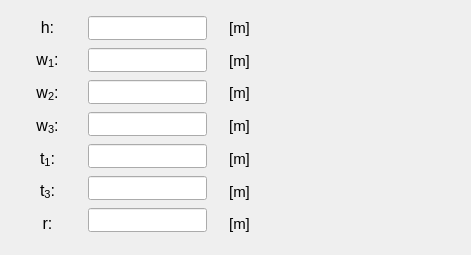
    <widget class="QWidget" name="tab_C_section">
     <attribute name="title">
      <string>C-section</string>
     </attribute>
     <widget class="QLabel" name="label_5">
      <property name="geometry">
       <rect>
        <x>298</x>
        <y>6</y>
        <width>149</width>
        <height>199</height>
       </rect>
      </property>
      <property name="text">
       <string/>
      </property>
      <property name="pixmap">
       <pixmap>../../../../../../../Users/Jacson_Corsair/Desktop/C_profile2.PNG</pixmap>
      </property>
      <property name="scaledContents">
       <bool>true</bool>
      </property>
     </widget>
     <widget class="QWidget" name="verticalLayoutWidget_31">
      <property name="geometry">
       <rect>
        <x>16</x>
        <y>14</y>
        <width>63</width>
        <height>223</height>
       </rect>
      </property>
      <layout class="QVBoxLayout" name="verticalLayout_31">
       <item>
        <widget class="QLabel" name="label_67">
         <property name="text">
          <string>&lt;html&gt;&lt;head/&gt;&lt;body&gt;&lt;p align=&quot;center&quot;&gt;&lt;span style=&quot; font-size:12pt;&quot;&gt;h:&lt;/span&gt;&lt;/p&gt;&lt;/body&gt;&lt;/html&gt;</string>
         </property>
         <property name="alignment">
          <set>Qt::AlignCenter</set>
         </property>
        </widget>
       </item>
       <item>
        <widget class="QLabel" name="label_68">
         <property name="text">
          <string>&lt;html&gt;&lt;head/&gt;&lt;body&gt;&lt;p align=&quot;center&quot;&gt;&lt;span style=&quot; font-size:12pt;&quot;&gt;w&lt;/span&gt;&lt;span style=&quot; font-size:12pt; vertical-align:sub;&quot;&gt;1&lt;/span&gt;&lt;span style=&quot; font-size:12pt;&quot;&gt;:&lt;/span&gt;&lt;/p&gt;&lt;/body&gt;&lt;/html&gt;</string>
         </property>
         <property name="alignment">
          <set>Qt::AlignCenter</set>
         </property>
        </widget>
       </item>
       <item>
        <widget class="QLabel" name="label_69">
         <property name="text">
          <string>&lt;html&gt;&lt;head/&gt;&lt;body&gt;&lt;p align=&quot;center&quot;&gt;&lt;span style=&quot; font-size:12pt;&quot;&gt;w&lt;/span&gt;&lt;span style=&quot; font-size:12pt; vertical-align:sub;&quot;&gt;2&lt;/span&gt;&lt;span style=&quot; font-size:12pt;&quot;&gt;:&lt;/span&gt;&lt;/p&gt;&lt;/body&gt;&lt;/html&gt;</string>
         </property>
         <property name="alignment">
          <set>Qt::AlignCenter</set>
         </property>
        </widget>
       </item>
       <item>
        <widget class="QLabel" name="label_70">
         <property name="text">
          <string>&lt;html&gt;&lt;head/&gt;&lt;body&gt;&lt;p align=&quot;center&quot;&gt;&lt;span style=&quot; font-size:12pt;&quot;&gt;w&lt;/span&gt;&lt;span style=&quot; font-size:12pt; vertical-align:sub;&quot;&gt;3&lt;/span&gt;&lt;span style=&quot; font-size:12pt;&quot;&gt;:&lt;/span&gt;&lt;/p&gt;&lt;/body&gt;&lt;/html&gt;</string>
         </property>
         <property name="alignment">
          <set>Qt::AlignCenter</set>
         </property>
        </widget>
       </item>
       <item>
        <widget class="QLabel" name="label_71">
         <property name="text">
          <string>&lt;html&gt;&lt;head/&gt;&lt;body&gt;&lt;p align=&quot;center&quot;&gt;&lt;span style=&quot; font-size:12pt;&quot;&gt;t&lt;/span&gt;&lt;span style=&quot; font-size:12pt; vertical-align:sub;&quot;&gt;1&lt;/span&gt;&lt;span style=&quot; font-size:12pt;&quot;&gt;:&lt;/span&gt;&lt;/p&gt;&lt;/body&gt;&lt;/html&gt;</string>
         </property>
         <property name="alignment">
          <set>Qt::AlignCenter</set>
         </property>
        </widget>
       </item>
       <item>
        <widget class="QLabel" name="label_73">
         <property name="text">
          <string>&lt;html&gt;&lt;head/&gt;&lt;body&gt;&lt;p align=&quot;center&quot;&gt;&lt;span style=&quot; font-size:12pt;&quot;&gt;t&lt;/span&gt;&lt;span style=&quot; font-size:12pt; vertical-align:sub;&quot;&gt;3&lt;/span&gt;&lt;span style=&quot; font-size:12pt;&quot;&gt;:&lt;/span&gt;&lt;/p&gt;&lt;/body&gt;&lt;/html&gt;</string>
         </property>
         <property name="alignment">
          <set>Qt::AlignCenter</set>
         </property>
        </widget>
       </item>
       <item>
        <widget class="QLabel" name="label_79">
         <property name="text">
          <string>&lt;html&gt;&lt;head/&gt;&lt;body&gt;&lt;p align=&quot;center&quot;&gt;&lt;span style=&quot; font-size:12pt;&quot;&gt;r:&lt;/span&gt;&lt;/p&gt;&lt;/body&gt;&lt;/html&gt;</string>
         </property>
         <property name="alignment">
          <set>Qt::AlignCenter</set>
         </property>
        </widget>
       </item>
      </layout>
     </widget>
     <widget class="QWidget" name="verticalLayoutWidget_32">
      <property name="geometry">
       <rect>
        <x>88</x>
        <y>14</y>
        <width>119</width>
        <height>223</height>
       </rect>
      </property>
      <layout class="QVBoxLayout" name="verticalLayout_32">
       <item>
        <widget class="QLineEdit" name="lineEdit_height_C_section">
         <property name="minimumSize">
          <size>
           <width>0</width>
           <height>24</height>
          </size>
         </property>
         <property name="maximumSize">
          <size>
           <width>16777215</width>
           <height>24</height>
          </size>
         </property>
         <property name="font">
          <font>
           <family>Arial</family>
           <pointsize>11</pointsize>
           <weight>75</weight>
           <italic>true</italic>
           <bold>true</bold>
          </font>
         </property>
         <property name="focusPolicy">
          <enum>Qt::StrongFocus</enum>
         </property>
         <property name="styleSheet">
          <string notr="true">color: rgb(255, 0, 0);</string>
         </property>
         <property name="alignment">
          <set>Qt::AlignCenter</set>
         </property>
        </widget>
       </item>
       <item>
        <widget class="QLineEdit" name="lineEdit_w1_C_section">
         <property name="minimumSize">
          <size>
           <width>0</width>
           <height>24</height>
          </size>
         </property>
         <property name="maximumSize">
          <size>
           <width>16777215</width>
           <height>24</height>
          </size>
         </property>
         <property name="font">
          <font>
           <family>Arial</family>
           <pointsize>11</pointsize>
           <weight>75</weight>
           <italic>true</italic>
           <bold>true</bold>
          </font>
         </property>
         <property name="focusPolicy">
          <enum>Qt::StrongFocus</enum>
         </property>
         <property name="styleSheet">
          <string notr="true">color: rgb(255, 0, 0);</string>
         </property>
         <property name="alignment">
          <set>Qt::AlignCenter</set>
         </property>
        </widget>
       </item>
       <item>
        <widget class="QLineEdit" name="lineEdit_w2_C_section">
         <property name="minimumSize">
          <size>
           <width>0</width>
           <height>24</height>
          </size>
         </property>
         <property name="maximumSize">
          <size>
           <width>16777215</width>
           <height>24</height>
          </size>
         </property>
         <property name="font">
          <font>
           <family>Arial</family>
           <pointsize>11</pointsize>
           <weight>75</weight>
           <italic>true</italic>
           <bold>true</bold>
          </font>
         </property>
         <property name="focusPolicy">
          <enum>Qt::StrongFocus</enum>
         </property>
         <property name="styleSheet">
          <string notr="true">color: rgb(255, 0, 0);</string>
         </property>
         <property name="alignment">
          <set>Qt::AlignCenter</set>
         </property>
        </widget>
       </item>
       <item>
        <widget class="QLineEdit" name="lineEdit_w3_C_section">
         <property name="minimumSize">
          <size>
           <width>0</width>
           <height>24</height>
          </size>
         </property>
         <property name="maximumSize">
          <size>
           <width>16777215</width>
           <height>24</height>
          </size>
         </property>
         <property name="font">
          <font>
           <family>Arial</family>
           <pointsize>11</pointsize>
           <weight>75</weight>
           <italic>true</italic>
           <bold>true</bold>
          </font>
         </property>
         <property name="focusPolicy">
          <enum>Qt::StrongFocus</enum>
         </property>
         <property name="styleSheet">
          <string notr="true">color: rgb(255, 0, 0);</string>
         </property>
         <property name="alignment">
          <set>Qt::AlignCenter</set>
         </property>
        </widget>
       </item>
       <item>
        <widget class="QLineEdit" name="lineEdit_t1_C_section">
         <property name="minimumSize">
          <size>
           <width>0</width>
           <height>24</height>
          </size>
         </property>
         <property name="maximumSize">
          <size>
           <width>16777215</width>
           <height>24</height>
          </size>
         </property>
         <property name="font">
          <font>
           <family>Arial</family>
           <pointsize>11</pointsize>
           <weight>75</weight>
           <italic>true</italic>
           <bold>true</bold>
          </font>
         </property>
         <property name="focusPolicy">
          <enum>Qt::StrongFocus</enum>
         </property>
         <property name="styleSheet">
          <string notr="true">color: rgb(255, 0, 0);</string>
         </property>
         <property name="alignment">
          <set>Qt::AlignCenter</set>
         </property>
        </widget>
       </item>
       <item>
        <widget class="QLineEdit" name="lineEdit_t3_C_section">
         <property name="minimumSize">
          <size>
           <width>0</width>
           <height>24</height>
          </size>
         </property>
         <property name="maximumSize">
          <size>
           <width>16777215</width>
           <height>24</height>
          </size>
         </property>
         <property name="font">
          <font>
           <family>Arial</family>
           <pointsize>11</pointsize>
           <weight>75</weight>
           <italic>true</italic>
           <bold>true</bold>
          </font>
         </property>
         <property name="focusPolicy">
          <enum>Qt::StrongFocus</enum>
         </property>
         <property name="styleSheet">
          <string notr="true">color: rgb(255, 0, 0);</string>
         </property>
         <property name="alignment">
          <set>Qt::AlignCenter</set>
         </property>
        </widget>
       </item>
       <item>
        <widget class="QLineEdit" name="lineEdit_radius_C_section">
         <property name="minimumSize">
          <size>
           <width>0</width>
           <height>24</height>
          </size>
         </property>
         <property name="maximumSize">
          <size>
           <width>16777215</width>
           <height>24</height>
          </size>
         </property>
         <property name="font">
          <font>
           <family>Arial</family>
           <pointsize>11</pointsize>
           <weight>75</weight>
           <italic>true</italic>
           <bold>true</bold>
          </font>
         </property>
         <property name="focusPolicy">
          <enum>Qt::StrongFocus</enum>
         </property>
         <property name="styleSheet">
          <string notr="true">color: rgb(255, 0, 0);</string>
         </property>
         <property name="alignment">
          <set>Qt::AlignCenter</set>
         </property>
        </widget>
       </item>
      </layout>
     </widget>
     <widget class="QWidget" name="verticalLayoutWidget_33">
      <property name="geometry">
       <rect>
        <x>214</x>
        <y>14</y>
        <width>51</width>
        <height>225</height>
       </rect>
      </property>
      <layout class="QVBoxLayout" name="verticalLayout_33">
       <property name="spacing">
        <number>4</number>
       </property>
       <property name="bottomMargin">
        <number>0</number>
       </property>
       <item>
        <widget class="QLabel" name="label_74">
         <property name="text">
          <string>&lt;html&gt;&lt;head/&gt;&lt;body&gt;&lt;p align=&quot;center&quot;&gt;&lt;span style=&quot; font-size:11pt;&quot;&gt;[m]&lt;/span&gt;&lt;/p&gt;&lt;/body&gt;&lt;/html&gt;</string>
         </property>
         <property name="alignment">
          <set>Qt::AlignCenter</set>
         </property>
        </widget>
       </item>
       <item>
        <widget class="QLabel" name="label_75">
         <property name="text">
          <string>&lt;html&gt;&lt;head/&gt;&lt;body&gt;&lt;p align=&quot;center&quot;&gt;&lt;span style=&quot; font-size:11pt;&quot;&gt;[m]&lt;/span&gt;&lt;/p&gt;&lt;/body&gt;&lt;/html&gt;</string>
         </property>
         <property name="alignment">
          <set>Qt::AlignCenter</set>
         </property>
        </widget>
       </item>
       <item>
        <widget class="QLabel" name="label_76">
         <property name="text">
          <string>&lt;html&gt;&lt;head/&gt;&lt;body&gt;&lt;p align=&quot;center&quot;&gt;&lt;span style=&quot; font-size:11pt;&quot;&gt;[m]&lt;/span&gt;&lt;/p&gt;&lt;/body&gt;&lt;/html&gt;</string>
         </property>
         <property name="alignment">
          <set>Qt::AlignCenter</set>
         </property>
        </widget>
       </item>
       <item>
        <widget class="QLabel" name="label_77">
         <property name="text">
          <string>&lt;html&gt;&lt;head/&gt;&lt;body&gt;&lt;p align=&quot;center&quot;&gt;&lt;span style=&quot; font-size:11pt;&quot;&gt;[m]&lt;/span&gt;&lt;/p&gt;&lt;/body&gt;&lt;/html&gt;</string>
         </property>
         <property name="alignment">
          <set>Qt::AlignCenter</set>
         </property>
        </widget>
       </item>
       <item>
        <widget class="QLabel" name="label_78">
         <property name="text">
          <string>&lt;html&gt;&lt;head/&gt;&lt;body&gt;&lt;p align=&quot;center&quot;&gt;&lt;span style=&quot; font-size:11pt;&quot;&gt;[m]&lt;/span&gt;&lt;/p&gt;&lt;/body&gt;&lt;/html&gt;</string>
         </property>
         <property name="alignment">
          <set>Qt::AlignCenter</set>
         </property>
        </widget>
       </item>
       <item>
        <widget class="QLabel" name="label_80">
         <property name="text">
          <string>&lt;html&gt;&lt;head/&gt;&lt;body&gt;&lt;p align=&quot;center&quot;&gt;&lt;span style=&quot; font-size:11pt;&quot;&gt;[m]&lt;/span&gt;&lt;/p&gt;&lt;/body&gt;&lt;/html&gt;</string>
         </property>
         <property name="alignment">
          <set>Qt::AlignCenter</set>
         </property>
        </widget>
       </item>
       <item>
        <widget class="QLabel" name="label_84">
         <property name="text">
          <string>&lt;html&gt;&lt;head/&gt;&lt;body&gt;&lt;p align=&quot;center&quot;&gt;&lt;span style=&quot; font-size:11pt;&quot;&gt;[m]&lt;/span&gt;&lt;/p&gt;&lt;/body&gt;&lt;/html&gt;</string>
         </property>
         <property name="alignment">
          <set>Qt::AlignCenter</set>
         </property>
        </widget>
       </item>
      </layout>
     </widget>
     <widget class="QLabel" name="label_2">
      <property name="geometry">
       <rect>
        <x>272</x>
        <y>6</y>
        <width>190</width>
        <height>240</height>
       </rect>
      </property>
      <property name="text">
       <string/>
      </property>
      <property name="pixmap">
       <pixmap>../../../figures/C_profile.PNG</pixmap>
      </property>
      <property name="scaledContents">
       <bool>true</bool>
      </property>
     </widget>
    </widget>
